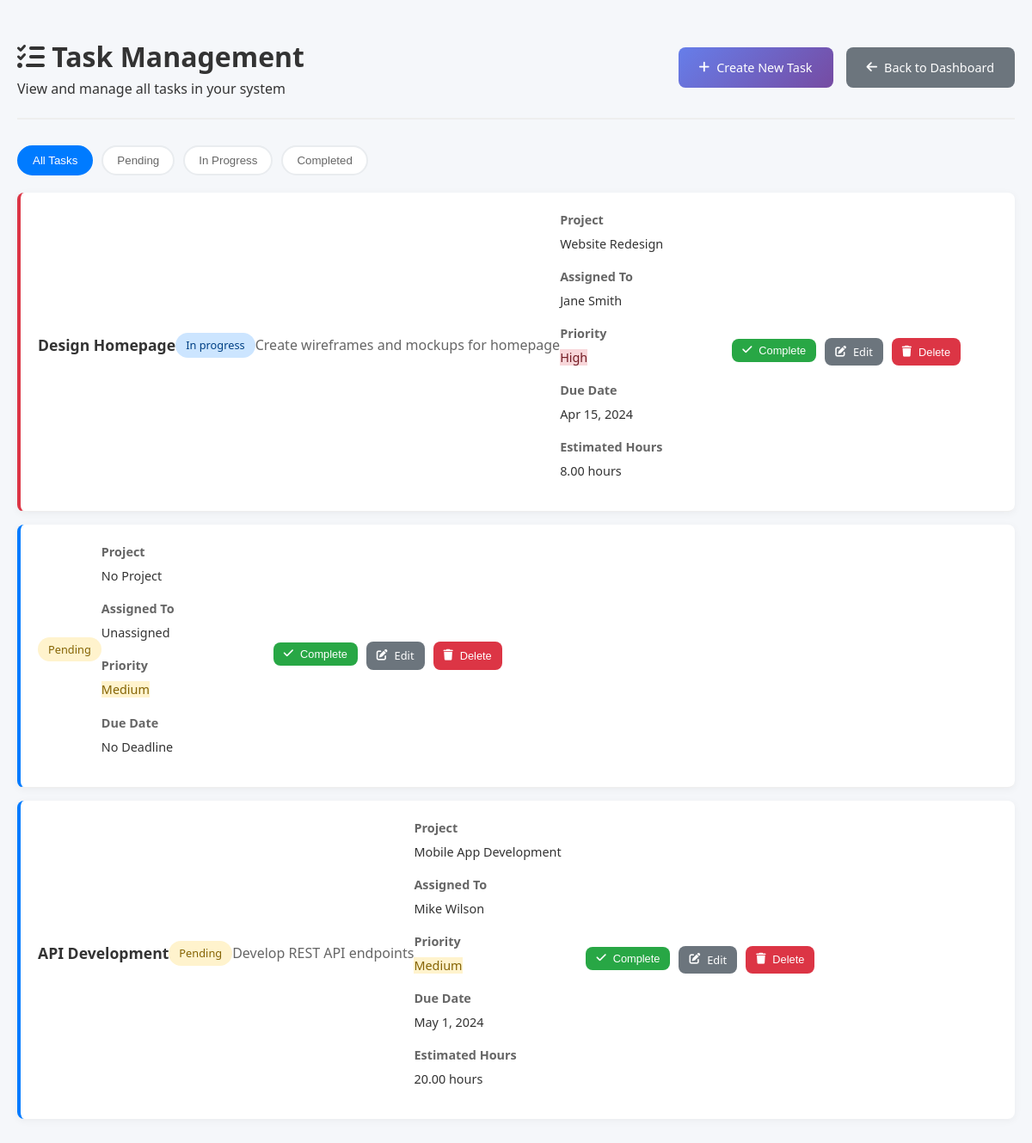
/tasks-list.php (signed in), run on an earlier commit of the app's database.
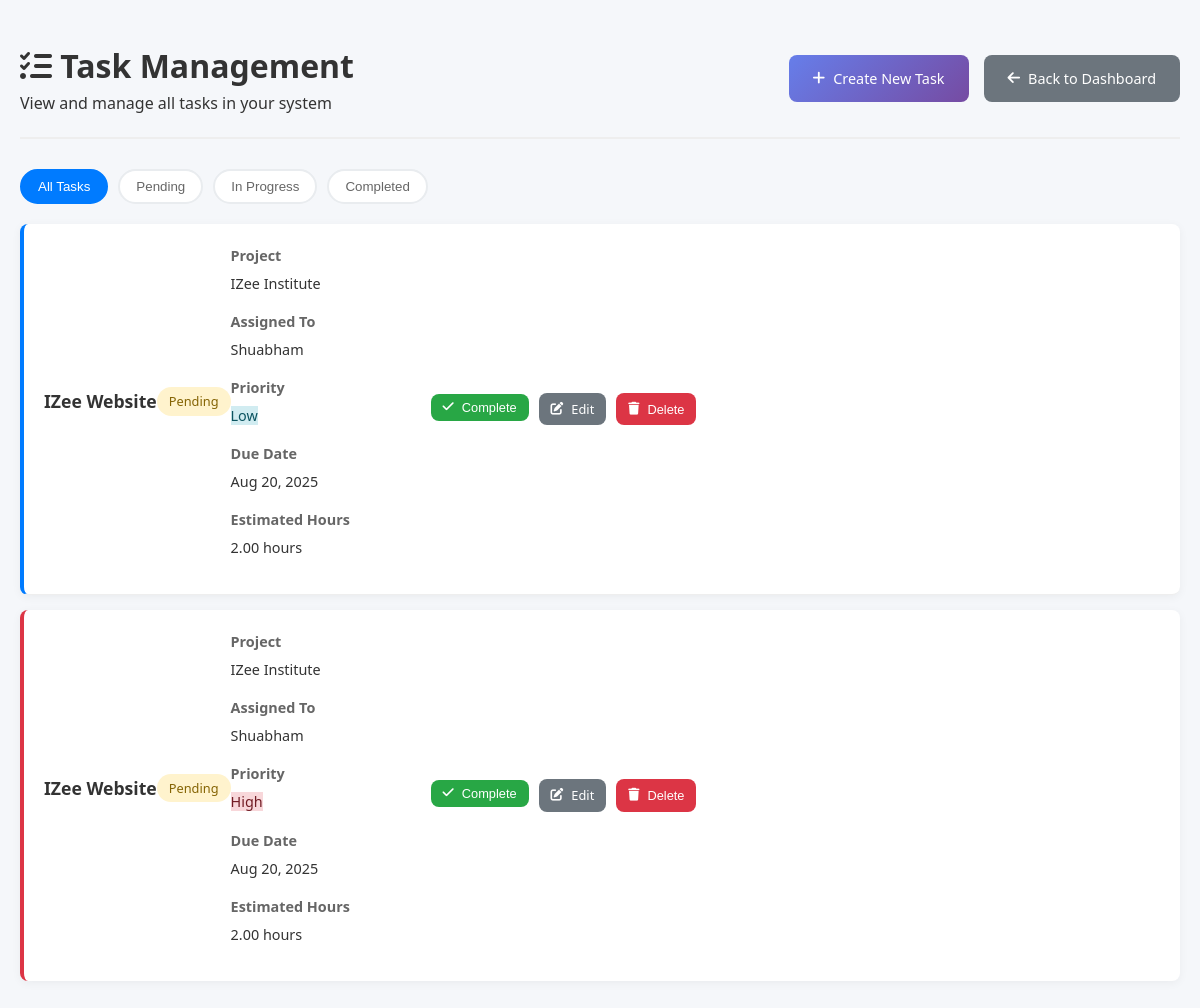
And on a later commit of the database.
### tables this page shows
CREATE TABLE `tasks` (
  `id` int(11) NOT NULL,
  `title` varchar(200) NOT NULL,
  `description` text DEFAULT NULL,
  `status` enum('pending','in_progress','completed','on_hold') DEFAULT 'pending',
  `priority` enum('low','medium','high') DEFAULT 'medium',
  `project_id` int(11) DEFAULT NULL,
  `assigned_to` int(11) DEFAULT NULL,
  `assigned_by` int(11) DEFAULT NULL,
  `due_date` date DEFAULT NULL,
  `estimated_hours` decimal(5,2) DEFAULT NULL,
  `actual_hours` decimal(5,2) DEFAULT NULL,
  `created_at` timestamp NOT NULL DEFAULT current_timestamp(),
  `updated_at` timestamp NOT NULL DEFAULT current_timestamp() ON UPDATE current_timestamp()
);

CREATE TABLE `projects` (
  `id` int(11) NOT NULL,
  `name` varchar(200) NOT NULL,
  `description` text DEFAULT NULL,
  `status` enum('pending','active','completed','on_hold') DEFAULT 'pending',
  `priority` enum('low','medium','high') DEFAULT 'medium',
  `start_date` date DEFAULT NULL,
  `end_date` date DEFAULT NULL,
  `progress` int(11) DEFAULT 0,
  `manager_id` int(11) DEFAULT NULL,
  `created_at` timestamp NOT NULL DEFAULT current_timestamp(),
  `updated_at` timestamp NOT NULL DEFAULT current_timestamp() ON UPDATE current_timestamp()
);

CREATE TABLE `users` (
  `id` int(11) NOT NULL,
  `username` varchar(50) NOT NULL,
  `email` varchar(100) NOT NULL,
  `password` varchar(255) NOT NULL,
  `full_name` varchar(100) NOT NULL,
  `role` enum('admin','manager','member') DEFAULT 'member',
  `avatar` varchar(255) DEFAULT NULL,
  `created_at` timestamp NOT NULL DEFAULT current_timestamp(),
  `updated_at` timestamp NOT NULL DEFAULT current_timestamp() ON UPDATE current_timestamp(),
  `job_title` varchar(100) DEFAULT NULL
);

### tasks-list.php (the view, shortened to what the changed rows need)
<?php
require_once 'includes/functions.php';
$current_user = [
    'id' => $_SESSION['user_id'],
    'role' => $_SESSION['role']
];
try {
    $pdo = getDBConnection();
    if ($current_user['role'] === 'admin' || $current_user['role'] === 'manager') {
        $stmt = $pdo->query("
            SELECT t.*, p.name as project_name, u.full_name as assignee_name
            FROM tasks t
            LEFT JOIN projects p ON t.project_id = p.id
            LEFT JOIN users u ON t.assigned_to = u.id
            ORDER BY t.created_at DESC
        ");
    }
    $tasks = $stmt->fetchAll();
} catch (Exception $e) {
    $error_message = 'Error loading tasks: ' . $e->getMessage();
    $tasks = [];
}
?>
<!DOCTYPE html>
<html lang="en">
<head>
    <link rel="stylesheet" href="assets/css/style.css">
    <link rel="stylesheet" href="https://cdnjs.cloudflare.com/ajax/libs/font-awesome/6.0.0/css/all.min.css">
</head>
<body>
    <div class="tasks-list-container">
        <div class="page-header">
            <div class="page-title">
                <h1><i class="fas fa-list-check"></i> Task Management</h1>
            </div>
        </div>
        <?php if (empty($tasks)): ?>
            <div class="no-tasks">
                <i class="fas fa-clipboard-list"></i>
                <h3>No tasks found</h3>
                <p>There are currently no tasks in the system.</p>
                <?php if (in_array($current_user['role'], ['admin', 'manager'])): ?>
                    <a href="create-task.php" class="btn btn-primary">
                        <i class="fas fa-plus"></i> Create Your First Task
                    </a>
                <?php endif; ?>
            </div>
        <?php else: ?>
            <?php foreach ($tasks as $task): ?>
                <div class="task-item <?php echo $task['status'] === 'completed' ? 'completed' : ''; ?> <?php echo $task['priority'] === 'high' ? 'high-priority' : ''; ?>" data-status="<?php echo $task['status']; ?>">
                    <div class="task-header">
                        <h3 class="task-title"><?php echo htmlspecialchars($task['title']); ?></h3>
                        <span class="task-status status-<?php echo $task['status']; ?>">
                            <?php echo ucfirst(str_replace('_', ' ', $task['status'])); ?>
                        </span>
                    </div>
                    <?php if ($task['description']): ?>
                        <p style="color: #666; margin-bottom: 15px;"><?php echo htmlspecialchars($task['description']); ?></p>
                    <?php endif; ?>
                    <div class="task-meta">
                        <div class="meta-item">
                            <div class="meta-label">Project</div>
                            <div class="meta-value"><?php echo $task['project_name'] ? htmlspecialchars($task['project_name']) : 'No Project'; ?></div>
                        </div>
                        <div class="meta-item">
                            <div class="meta-label">Assigned To</div>
                            <div class="meta-value"><?php echo $task['assignee_name'] ? htmlspecialchars($task['assignee_name']) : 'Unassigned'; ?></div>
                        </div>
                        <div class="meta-item">
                            <div class="meta-label">Priority</div>
                            <div class="meta-value">
                                <span class="priority-<?php echo $task['priority']; ?>">
                                    <?php echo ucfirst($task['priority']); ?>
                                </span>
                            </div>
                        </div>
                        <div class="meta-item">
                            <div class="meta-label">Due Date</div>
                            <div class="meta-value"><?php echo $task['due_date'] ? date('M j, Y', strtotime($task['due_date'])) : 'No Deadline'; ?></div>
                        </div>
                        <?php if ($task['estimated_hours']): ?>
                            <div class="meta-item">
                                <div class="meta-label">Estimated Hours</div>
                                <div class="meta-value"><?php echo $task['estimated_hours']; ?> hours</div>
                            </div>
                        <?php endif; ?>
                    </div>
                    <div class="task-actions">
                        <?php if ($task['status'] !== 'completed'): ?>
                            <form method="POST" style="display: inline;">
                                <button type="submit" class="btn btn-success btn-sm" onclick="return confirm('Mark this task as completed?')">
                                    <i class="fas fa-check"></i> Complete
                                </button>
                            </form>
                        <?php endif; ?>
                        <?php if (in_array($current_user['role'], ['admin', 'manager'])): ?>
                            <a href="edit-task.php?id=<?php echo $task['id']; ?>" class="btn btn-secondary btn-sm">
                                <i class="fas fa-edit"></i> Edit
                            </a>
                            <button class="btn btn-danger btn-sm" onclick="deleteTask(<?php echo $task['id']; ?>)">
                                <i class="fas fa-trash"></i> Delete
                            </button>
                        <?php endif; ?>
                    </div>
                </div>
            <?php endforeach; ?>
        <?php endif; ?>
    </div>
</body>
</html>

What changed in the data, as far as the page shows it:
removed tasks: title "Design Homepage", status "In progress", description "Create wireframes and mockups for homepage", project.name "Website Redesign", assigned_to.full_name "Jane Smith", priority "High", due_date "Apr 15, 2024", estimated_hours "8.00"
removed tasks: status "Pending", shows "No Project", shows "Unassigned", priority "Medium", shows "No Deadline"
removed tasks: title "API Development", status "Pending", description "Develop REST API endpoints", project.name "Mobile App Development", assigned_to.full_name "Mike Wilson", priority "Medium", due_date "May 1, 2024", estimated_hours "20.00"
added tasks: title "IZee Website", status "Pending", project.name "IZee Institute", assigned_to.full_name "Shuabham", priority "Low", due_date "Aug 20, 2025", estimated_hours "2.00"
added tasks: title "IZee Website", status "Pending", project.name "IZee Institute", assigned_to.full_name "Shuabham", priority "High", due_date "Aug 20, 2025", estimated_hours "2.00"
